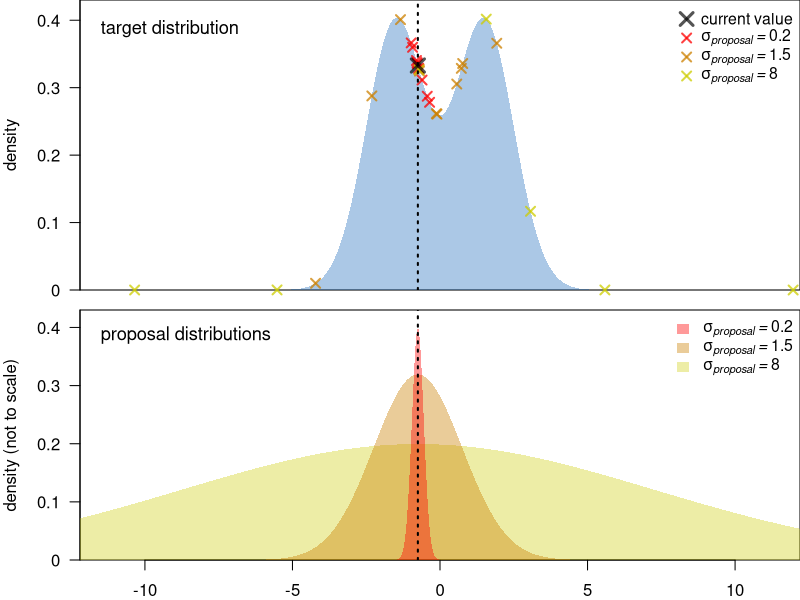
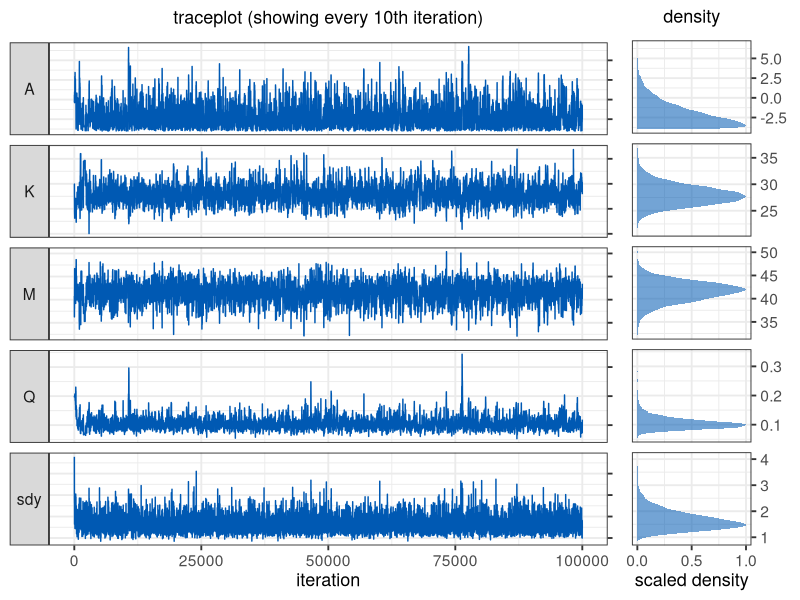
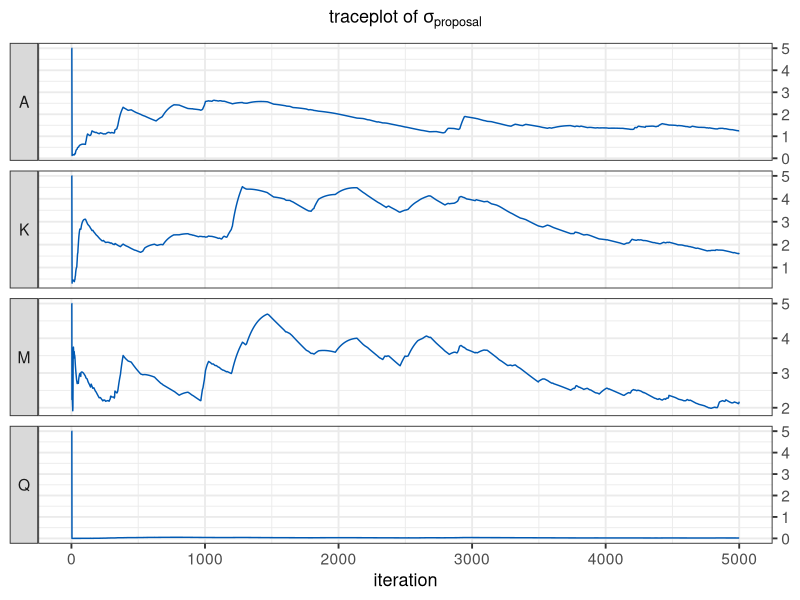

Source code (R) for these figures, in order:
## ---- chunk 1
knitr::opts_chunk$set(echo = TRUE)
## ---- chunk 2

set.seed(2)
par(mfrow=c(2,1),mar = c(0.5,4,0,0), las = 1)
xd <- seq(-12.2,12.2,0.01)
yd <- dnorm(xd,-1.5,1)+dnorm(xd,1.5,1)
plot(xd,yd, xlab = "", ylab = "density",type = "n", yaxs = "i", xaxs = "i", ylim = c(0,0.43), xaxt = "n", yaxt = "n")
axis(2,seq(0,0.5,0.1), c("0",as.character(seq(0.1,0.4,0.1)),NA))
text(-11.5,0.39,"target distribution", adj = c(0,.5), cex = 1.1)

error_polygon <- function(x,en,ep,color) {
  polygon( c(x[1], x, x[length(x)], x[length(x)], rev(x), x[1]),
           c((ep)[1],ep, (ep)[length(ep)], (en)[length(en)], rev(en), (en)[1]),
           border = NA, col = color)
}

col3 <- rgb(0.8,0.8,0,.75)
col2 <- rgb(0.8,0.5,0,.75)
col1 <- rgb(1,0,0,.75)


error_polygon(xd,rep(0,length(xd)),yd,rgb(0,0.35,0.7,0.33))
p1 <- -0.75
sd3 <- p1+rnorm(10,0,0.2)
points(sd3,dnorm(sd3,-1.5,1)+dnorm(sd3,1.5,1), pch = 4, cex = 1.2, lwd = 2, col = col1, xpd = T)

sd2 <- p1+rnorm(10,0,1.5)
points(sd2,dnorm(sd2,-1.5,1)+dnorm(sd2,1.5,1), pch = 4, cex = 1.2, lwd = 2, col = col2, xpd = T)

sd1 <- p1+rnorm(10,0,8)
points(sd1,dnorm(sd1,-1.5,1)+dnorm(sd1,1.5,1), pch = 4, cex = 1.2, lwd = 2, col = col3, xpd = T)

abline(v= -0.75, lty = 3, lwd = 2)
points(-0.75,dnorm(-0.75,-1.5,1)+dnorm(-0.75,1.5,1), pch = 4, cex = 1.75, lwd = 3, col = rgb(0,0,0,0.67), xpd = T)
sigmas <- c(8,1.5,0.2)
legend("topright", as.expression(c("current value",sapply(1:3, function(x) bquote(italic(sigma["proposal"]~"="~.(rev(sigmas)[x])))))), 
       col = c(rgb(0,0,0,0.67),col1,col2,col3), border = NA, bty = "n", pch = 4, 
       pt.cex = c(1.7,1.2,1.2,1.2), pt.lwd = c(3,2,2,2), cex = 0.95)


par(mar = c(2,4,0.5,0))

plot(xd,yd, xlab = "", ylab = "density (not to scale)",type = "n", yaxs = "i", xaxs = "i", ylim = c(0,0.43), yaxt = "n")
text(-11.5,0.39,"proposal distributions", adj = c(0,.5), cex = 1.1)
axis(2,seq(0,0.5,0.1), c("0",as.character(seq(0.1,0.4,0.1)),NA))

col1 <- rgb(0.8,0.8,0,0.35)
col2 <- rgb(0.8,0.5,0,0.4)
col3 <- rgb(1,0,0,0.4)

error_polygon(xd,rep(0,length(xd)),dnorm(xd,p1,8)*4,col1)
error_polygon(xd,rep(0,length(xd)),dnorm(xd,p1,1.5)*1.2,col2)
error_polygon(xd,rep(0,length(xd)),dnorm(xd,p1,0.2)*0.2,col3)


abline(v= -0.75, lty = 3, lwd = 2)
legend("topright", as.expression(sapply(1:3, function(x) bquote(italic(sigma["proposal"]~"="~.(rev(sigmas)[x]))))), 
       fill = c(col3,col2,col1), border = NA, bty = "n", cex = 0.95)


## ---- chunk 3
weighted_var <- function(x, weights, sum_weights) {
  sum(weights*((x-sum(weights*x)/sum_weights)^2))/(sum_weights)
}
## ---- chunk 4
gradient <- function(x, coeff, sdy) { # sigma is labelled "sdy"
  A = coeff[1]
  K = coeff[2]
  M = coeff[3]
  Q = coeff[4]
  return(A + max(c(K-A,0))/((1+(exp(Q*(x-M))))) + rnorm(length(x),0,sdy))
}

loglik <- function(x, y,  coeff, sdy) {
  A = coeff[1]
  K = coeff[2]
  M = coeff[3]
  Q = coeff[4]
  pred = A + max(c(K-A,0))/((1+(exp(Q*(x-M)))))
  return(sum(dnorm(y, mean = pred, sd = sdy, log = TRUE)))
}

logprior <- function(coeff) {
  return(sum(c(
    dunif(coeff[1], -4, 40, log = TRUE),
    dunif(coeff[2], -4, 40, log = TRUE),
    dnorm(coeff[3], 45, 10, log = TRUE),
    dlnorm(coeff[4], -2, 1, log = TRUE))))
}

logposterior <- function(x, y, coeff, sdy){
  return (loglik(x, y, coeff, sdy) + logprior(coeff))
}

## ---- chunk 5
MH_propose <- function(coeff, proposal_sd){
  rnorm(4,mean = coeff, sd= proposal_sd)
}
## ---- chunk 6
# Main MCMCM function
run_MCMC <- function(x, y, coeff_inits, sdy_init, nIter, proposal_sd_init = rep(5,4), 
                     nAdapt = 5000, adaptation_decay = 500){
  ### Initialisation
  coefficients = array(dim = c(nIter,4)) # set up array to store coefficients
  coefficients[1,] = coeff_inits # initialise coefficients
  sdy = rep(NA_real_,nIter) # set up vector to store sdy
  sdy[1] = sdy_init # intialise sdy
  A_sdy = 3 # parameter for the prior on the inverse gamma distribution of sdy
  B_sdy = 0.1 # parameter for the prior on the inverse gamma distribution of sdy
  n <- length(y)
  shape_sdy <- A_sdy+n/2 # shape parameter for the inverse gamma
  sd_it <- 1 # iteration index for the proposal standard deviation
  proposal_sd <- array(NA_real_,dim = c(nAdapt,4)) # array to store proposal SDs
  proposal_sd[1:3,] <- proposal_sd_init # proposal SDs before adaptation
  # pre-define exp. decaying weights for weighted variance
  allWeights <- exp((-(nAdapt-2)):0/adaptation_decay) 
  accept <- rep(NA,nIter) # vector to store the acceptance or rejection of proposals
  ### The MCMC loop
  for (i in 2:nIter){

   ## 1. Gibbs step to estimate sdy
    sdy[i] = sqrt(1/rgamma(
      1,shape_sdy,B_sdy+0.5*sum((y-gradient(x,coefficients[i-1,],0))^2)))

   ## 2. Metropolis-Hastings step to estimate the regression coefficients
    proposal = MH_propose(coefficients[i-1,],proposal_sd[sd_it,]) # new proposed values
    if(any(proposal[4] <= 0)) HR = 0 else {# Q and nu need to be >0
      # Hasting's ratio of the proposal
      HR = exp(logposterior(x = x, y = y, coeff = proposal, sdy = sdy[i]) -
                 logposterior(x = x, y = y, coeff = coefficients[i-1,], sdy = sdy[i]))}

    #if(gradient(65, proposal,0) >10) HR = 0
    # accept proposal with probability = min(HR,1)
    if (runif(1) < HR){
      accept[i] <- 1
      coefficients[i,] = proposal
      # if proposal is rejected, keep the values from the previous iteration
    }else{
      accept[i] <- 0
      coefficients[i,] = coefficients[i-1,]
    }
    # Adaptation of proposal SD
    if(i < nAdapt){ # stop adaptation after nAdapt iterations
    if(i>=3) {
    weights = allWeights[(nAdapt-i+2):nAdapt-1] # select weights for current iteration
    sum_weights = sum(weights) 
    weighted_var_coeff <- apply(coefficients[2:i,], 2, # calculate weighted variance
          function(f) weighted_var(
          f, weights = weights, sum_weights = sum_weights))


    for(v in 1:4) {if(weighted_var_coeff[v]==0)   { # if variance is zero, reduce sd
              proposal_sd[i+1,v] <- sqrt(proposal_sd[i,v]^2/5)
      } else  proposal_sd[i+1,v] <- 2.4/sqrt(4) * sqrt(weighted_var_coeff[v]) + 0.0001 
      # note that a small value is added to prevent that the adaptation gets stuck.
    }                   
                           
    }
    sd_it <- i+1 # index to access proposal_sd in the next iteration
    }
  } # end of the MCMC loop

  ###  Function output
  output = list(coeff = data.frame(A = coefficients[,1],
                           K = coefficients[,2],
                           M = coefficients[,3],
                           Q = coefficients[,4],
                           sdy = sdy),
                proposal_sd = data.frame(proposal_sd),
                accept = accept)
  # return output
    output
}
## ---- chunk 7
### Taking samples
set.seed(10)
sample_lat <- runif(10,0,90)
sample_data <- data.frame(
  x = sample_lat, 
  y = gradient(x = sample_lat, coeff = c(-2.0, 28, 41, 0.1), sd = 2))
## ---- chunk 8

### Analysis
proposal_sd_initial <- 5
nIter <- 100000
m <- run_MCMC(x = sample_data$x, y = sample_data$y,
                                 coeff_inits = c(0,30,45,0.2), sdy_init = 4, 
                                 nIter = nIter, nAdapt = 5000, adaptation_decay =500,
                                 proposal_sd_init = proposal_sd_initial)

## ---- chunk 9
library(ggplot2)
library(dplyr)
library(reshape)
library(cowplot)
mm <- m$coeff %>% dplyr::mutate(iteration = 1:nrow(.))
mm <- melt(mm,id.vars = "iteration")

facet.labs = c("A", "K", "M", "Q", expression(sigma["y"]))
names(facet.labs) <- c("A", "K", "M", "Q", "sdy")

p1 <- ggplot(mm %>% filter(iteration %% 10 == 0)) + geom_line(aes(x = iteration, y = value),
                             colour = rgb(0,0.35,0.7,1))+
      facet_grid(variable ~ ., switch = "y",scales = "free_y",
      labeller = labeller(variable = facet.labs)) + 
      theme(legend.position = "none")+
      theme_bw(base_size = 14)+
      theme(strip.text.y.left = element_text(angle = 0))+
      scale_y_continuous(position = "right")+
      ylab(NULL)+
      ggtitle(expression("traceplot (showing every 10th"~"iteration)"))+ 
      theme(plot.title = element_text(size = 13, face = "bold",hjust = 0.5),
            axis.title=element_text(size=13), axis.text.y=element_blank(),)


p2 <- ggplot(mm %>% filter(iteration %% 10 == 0 & iteration > 5000)) +
  #geom_vline(aes(xintercept = trueval), colour = "black", size = 1,linetype = "solid")+

 stat_density(aes(x = value, y =..scaled..), 
   fill = rgb(0,0.35,0.7,0.55), size = 1.5)+
      facet_grid(variable ~ ., scales = "free_y")+ 
     theme(legend.position = "none")+
     theme_bw(base_size = 14)+
     theme(strip.background = element_blank(),
   strip.text.y = element_blank())+ 
 scale_y_continuous(position = "left",breaks = c(0,0.5,1))+
  scale_x_continuous(position = "top")+
coord_flip()+
  ylab("scaled density")+
      xlab(NULL)+
      ggtitle(expression("density"))+ 
      theme(plot.title = element_text(size = 13, face = "bold",hjust = 0.5),
            axis.title=element_text(size=13))

plot_grid(p1, p2, ncol = 2, labels = c("", ""),
         rel_widths = c(7,2))

## ---- chunk 10
colnames(m$proposal_sd) <- c("A","K", "M", "Q")
mm <- m$proposal_sd %>% dplyr::mutate(iteration = 1:nrow(.))
mm <- melt(mm,id.vars = "iteration")
facet.labs = c("A", "K", "M", "Q")
names(facet.labs) <- c("A", "K", "M", "Q")

ggplot(mm) + geom_line(aes(x = iteration, y = value),
                             colour = rgb(0,0.35,0.7,1))+
      facet_grid(variable ~ ., switch = "y",scales = "free_y",
      labeller = labeller(variable = facet.labs)) + 
      theme(legend.position = "none")+
      theme_bw(base_size = 14)+
      theme(strip.text.y.left = element_text(angle = 0))+
      scale_y_continuous(position = "right")+
      ylab(NULL)+
      ggtitle(expression("traceplot of "*sigma["proposal"]))+ 
      theme(plot.title = element_text(size = 13, face = "bold",hjust = 0.5),
            axis.title=element_text(size=13))
